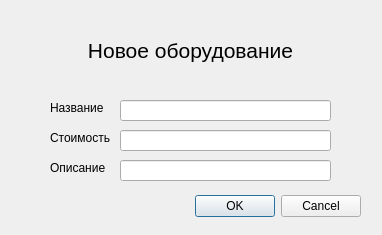
<?xml version="1.0" encoding="UTF-8"?>
<ui version="4.0">
 <class>NewEquipmentDialog</class>
 <widget class="QDialog" name="NewEquipmentDialog">
  <property name="geometry">
   <rect>
    <x>0</x>
    <y>0</y>
    <width>382</width>
    <height>235</height>
   </rect>
  </property>
  <property name="windowTitle">
   <string>Dialog</string>
  </property>
  <widget class="QLabel" name="label_4">
   <property name="geometry">
    <rect>
     <x>50</x>
     <y>130</y>
     <width>71</width>
     <height>16</height>
    </rect>
   </property>
   <property name="text">
    <string>Стоимость</string>
   </property>
  </widget>
  <widget class="QLabel" name="label">
   <property name="geometry">
    <rect>
     <x>10</x>
     <y>20</y>
     <width>361</width>
     <height>61</height>
    </rect>
   </property>
   <property name="font">
    <font>
     <pointsize>16</pointsize>
    </font>
   </property>
   <property name="text">
    <string>Новое оборудование</string>
   </property>
   <property name="alignment">
    <set>Qt::AlignCenter</set>
   </property>
  </widget>
  <widget class="QLineEdit" name="new_equipment_price_lineEdit">
   <property name="geometry">
    <rect>
     <x>120</x>
     <y>130</y>
     <width>211</width>
     <height>21</height>
    </rect>
   </property>
  </widget>
  <widget class="QLabel" name="label_3">
   <property name="geometry">
    <rect>
     <x>50</x>
     <y>100</y>
     <width>71</width>
     <height>16</height>
    </rect>
   </property>
   <property name="text">
    <string>Название</string>
   </property>
  </widget>
  <widget class="QLineEdit" name="new_equipmentt_name_lineEdit">
   <property name="geometry">
    <rect>
     <x>120</x>
     <y>100</y>
     <width>211</width>
     <height>21</height>
    </rect>
   </property>
  </widget>
  <widget class="QDialogButtonBox" name="buttonBox">
   <property name="geometry">
    <rect>
     <x>40</x>
     <y>190</y>
     <width>321</width>
     <height>32</height>
    </rect>
   </property>
   <property name="orientation">
    <enum>Qt::Horizontal</enum>
   </property>
   <property name="standardButtons">
    <set>QDialogButtonBox::Cancel|QDialogButtonBox::Ok</set>
   </property>
  </widget>
  <widget class="QLabel" name="label_5">
   <property name="geometry">
    <rect>
     <x>50</x>
     <y>160</y>
     <width>71</width>
     <height>16</height>
    </rect>
   </property>
   <property name="text">
    <string>Описание</string>
   </property>
  </widget>
  <widget class="QLineEdit" name="new_equipment_description_lineEdit">
   <property name="geometry">
    <rect>
     <x>120</x>
     <y>160</y>
     <width>211</width>
     <height>21</height>
    </rect>
   </property>
  </widget>
 </widget>
 <resources/>
 <connections/>
</ui>
